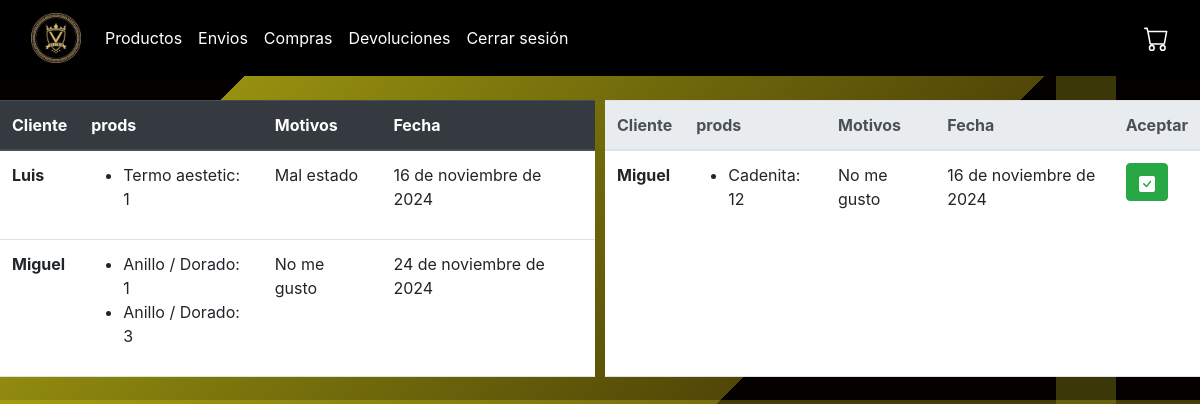
Page /devolucion (signed in) on the committed database.
### plus/models.py (models this page shows, shortened)
class Devolucion(models.Model):
    descripcion = models.CharField(max_length=100)
    imagen = models.URLField(
        verbose_name='Imagen de la devolución',
        default='https://upload.wikimedia.org/wikipedia/commons/thumb/d/da/Imagen_no_disponible.svg/768px-Imagen_no_disponible.svg.png'
    )
    fecha_devolucion = models.DateField(auto_now_add=True)
    compra = models.ForeignKey(Compra, on_delete=models.CASCADE)
    cliente = models.ForeignKey(Cliente, on_delete=models.CASCADE)
    aceptada = models.BooleanField(default=0)

class Cliente(models.Model):
    user = models.OneToOneField(User, on_delete=models.CASCADE, null=True, blank=True)
    nombre = models.CharField(max_length=50)
    apellido = models.CharField(max_length=50)
    telefono = models.CharField(max_length=8)
    cedula = models.CharField(max_length=25)
    correo = models.EmailField(max_length=25, null=True, blank=True)
    contraseña = models.CharField(max_length=30)

class DetalleCompra(models.Model):
    producto = models.ForeignKey(Producto, on_delete=models.CASCADE)
    compra = models.ForeignKey(Compra, on_delete=models.CASCADE)
    cantidad = models.IntegerField()

class Producto(models.Model):
    descripcion = models.CharField(max_length=100, default='Sin descripción')
    precio = models.FloatField()
    nombre = models.CharField(max_length=40)
    cantidad = models.IntegerField()
    peso = models.FloatField()
    imagen = models.URLField(
        verbose_name='Imagen del producto',
        default='https://upload.wikimedia.org/wikipedia/commons/thumb/d/da/Imagen_no_disponible.svg/768px-Imagen_no_disponible.svg.png'
    )

### plus/views.py (the view)
# urls.py: path('devolucion',views.devolucion,name="devolucion"),
@staff_required
def devolucion(request):
    devoluciones_confirmadas = Devolucion.objects.filter(aceptada=True)
    devoluciones_no_confirmadas = Devolucion.objects.filter(aceptada=False)
    return render(request, "plus/administracion/devoluciones.html", {
        "devoluciones_confirmadas": devoluciones_confirmadas,
        "devoluciones_no_confirmadas": devoluciones_no_confirmadas
    })

### plus/views.py (called while the page is built)
def is_staff_user(user):
    return user.is_staff

### plus/templates/plus/administracion/devoluciones.html (shortened to what this page needs)
{% extends "plus/administracion/layout.html" %}
{% block body %}
<div style="display: flex; flex-direction: column; gap: 10px;">
    <div style="display: flex; gap: 10px; flex-grow: 1;">
        <table style="flex: 1;" class="table">
            <thead class="thead-dark">
                <tr>
                    <th scope="col">Cliente</th>
                    <th scope="col">prods</th>
                    <th scope="col">Motivos</th>
                    <th scope="col">Fecha</th>
                </tr>
            </thead>
            <tbody>
                {% for devolucion in devoluciones_confirmadas %}
                <tr>
                    <th scope="row">{{ devolucion.cliente.nombre }}</th>
                    <td>
                        <ul>
                            {% for detalle in devolucion.compra.detallecompra_set.all %}
                                <li>{{ detalle.producto.nombre }}: {{ detalle.cantidad }}</li>
                            {% endfor %}
                        </ul>
                    </td>
                    <td>{{ devolucion.descripcion }}</td>
                    <td>{{ devolucion.fecha_devolucion  }}</td>
                </tr>
                {% endfor %}
            </tbody>
        </table>
        <table style="flex: 1;" class="table">
            <thead class="thead-light">
                <tr>
                    <th scope="col">Cliente</th>
                    <th scope="col">prods</th>
                    <th scope="col">Motivos</th>
                    <th scope="col">Fecha</th>
                    <th scope="col">Aceptar</th>
                </tr>
            </thead>
            <tbody>
                {% for devolucion in devoluciones_no_confirmadas %}
                <tr>
                    <th scope="row">{{ devolucion.cliente.nombre }}</th>
                    <td>
                        <ul>
                            {% for detalle in devolucion.compra.detallecompra_set.all %}
                                <li>{{ detalle.producto.nombre }}: {{ detalle.cantidad }}</li>
                            {% endfor %}
                        </ul>
                    </td>
                    <td>{{ devolucion.descripcion }}</td>
                    <td>{{ devolucion.fecha_devolucion  }}</td>
                    <td>
                        <form method="POST" action="{% url 'aceptarDevolucion' devolucion.id %}">
                                    <button type="submit" class="btn btn-success"></button>
                            </td>
                </tr>
                {% endfor %}
            </tbody>
        </table>
    </div>
</div>
{% endblock %}

### plus/static/styleAdmin.css (style rules this page uses)
html, body { margin: 0; padding: 0; height: 100%; }
body { background-image: linear-gradient(90deg, transparent 0%, transparent 88%, rgba(184, 182, 26, 0.3) 88%, rgba(184, 182, 26, 0.3) 93%, transparent 93%, transparent 100%), linear-gradient(135deg, transparent 0%, transparent 83%, rgba(203, 198, 21, 0.3) 83%, rgba(203,198,21, 0.73) 91%, transparent 91%, transparent 100%), linear-gradient(0deg, transparent 0%, transparent 43%, rgba(203,198,21, 0.73) 43%, rgba(211, 195, 24, 0.3) 50%, transparent 50%, transparent 100%), linear-gradient(135deg, transparent 0%, transparent 16%,rgba(203,198,21, 0.73) 16%, rgba(255, 235, 25, 0.3) 56%, transparent 56%, transparent 100%), linear-gradient(90deg, rgb(5, 0, 0), rgb(5, 0, 0)); }

### rows in the picture
Devolucion: cliente.nombre "Luis", descripcion "Mal estado", fecha_devolucion "16 de noviembre de 2024"
DetalleCompra: producto.nombre "Termo aestetic", cantidad "1"
Devolucion: cliente.nombre "Miguel", descripcion "No me gusto", fecha_devolucion "24 de noviembre de 2024"
DetalleCompra: producto.nombre "Anillo / Dorado", cantidad "1"
DetalleCompra: producto.nombre "Anillo / Dorado", cantidad "3"
Devolucion: cliente.nombre "Miguel", descripcion "No me gusto", fecha_devolucion "16 de noviembre de 2024"
DetalleCompra: producto.nombre "Cadenita", cantidad "12"
